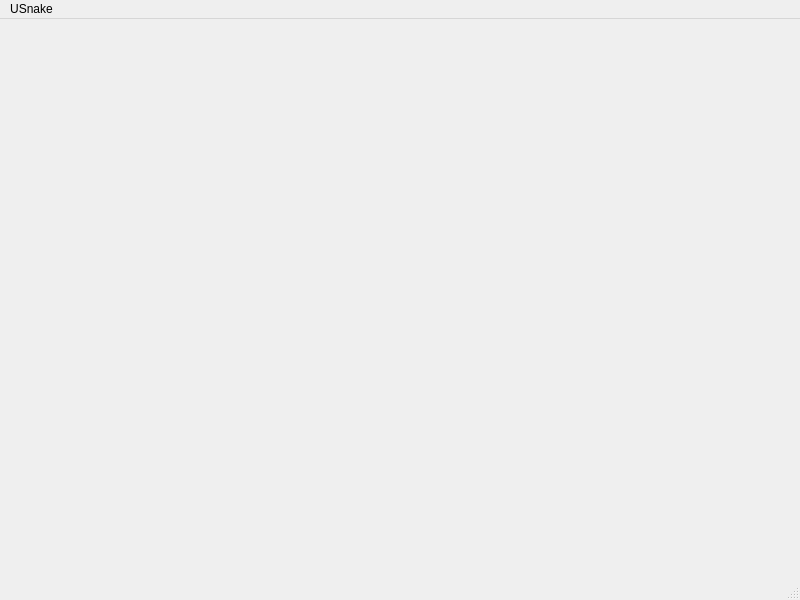
<?xml version="1.0" encoding="UTF-8"?>
<ui version="4.0">
 <class>MainWindow</class>
 <widget class="QMainWindow" name="MainWindow">
  <property name="geometry">
   <rect>
    <x>0</x>
    <y>0</y>
    <width>800</width>
    <height>600</height>
   </rect>
  </property>
  <property name="windowTitle">
   <string>USnake</string>
  </property>
  <widget class="QWidget" name="centralwidget"/>
  <widget class="QMenuBar" name="menubar">
   <property name="geometry">
    <rect>
     <x>0</x>
     <y>0</y>
     <width>800</width>
     <height>29</height>
    </rect>
   </property>
   <widget class="QMenu" name="menuUSnake">
    <property name="title">
     <string>USnake</string>
    </property>
    <widget class="QMenu" name="menuDifficulty">
     <property name="title">
      <string>Difficulty</string>
     </property>
     <addaction name="actionEasy"/>
     <addaction name="actionNormal"/>
     <addaction name="actionHard"/>
    </widget>
    <addaction name="actionNew_Game"/>
    <addaction name="menuDifficulty"/>
   </widget>
   <addaction name="menuUSnake"/>
  </widget>
  <widget class="QStatusBar" name="statusbar"/>
  <action name="actionNew_Game">
   <property name="text">
    <string>New Game</string>
   </property>
  </action>
  <action name="actionEasy">
   <property name="text">
    <string>Easy</string>
   </property>
  </action>
  <action name="actionNormal">
   <property name="text">
    <string>Normal</string>
   </property>
  </action>
  <action name="actionHard">
   <property name="text">
    <string>Hard</string>
   </property>
  </action>
 </widget>
 <resources/>
 <connections/>
</ui>
